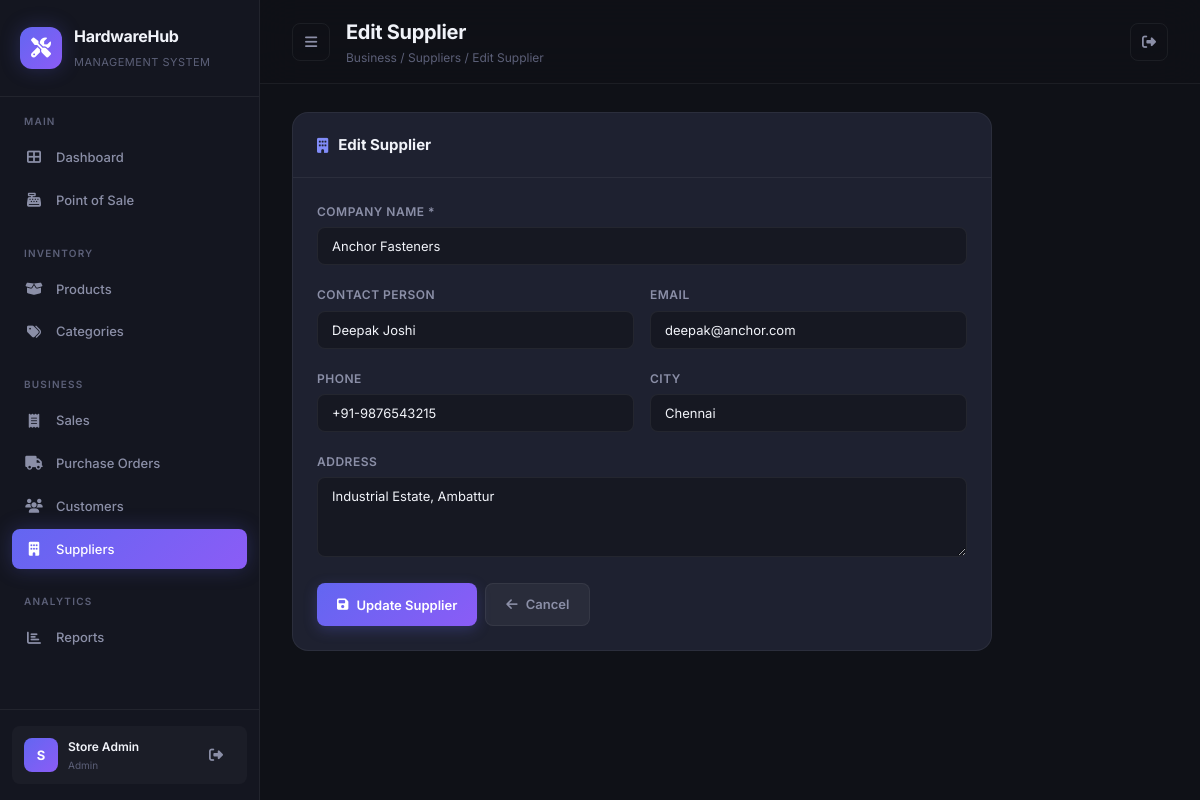
The app's page /suppliers/edit/6 (signed in) with its own data.
### models.py (models this page shows)
class Supplier(Base):
    __tablename__ = "suppliers"
    id = Column(Integer, primary_key=True, index=True)
    name = Column(String(150), nullable=False)
    contact_person = Column(String(100), default="")
    email = Column(String(120), default="")
    phone = Column(String(20), default="")
    address = Column(Text, default="")
    city = Column(String(100), default="")
    is_active = Column(Boolean, default=True)
    created_at = Column(DateTime, default=datetime.datetime.utcnow)
    products = relationship("Product", back_populates="supplier")
    purchase_orders = relationship("PurchaseOrder", back_populates="supplier")

### routes/supplier_routes.py (the view)
@router.get("/edit/{supplier_id}")
async def edit_supplier_page(request: Request, supplier_id: int, db: Session = Depends(get_db)):
    user = get_current_user(request)
    if not user:
        return RedirectResponse(url="/login", status_code=302)
    supplier = db.query(Supplier).filter(Supplier.id == supplier_id).first()
    if not supplier:
        return RedirectResponse(url="/suppliers", status_code=302)
    return templates.TemplateResponse("supplier_form.html", {
        "request": request,
        "user": user,
        "supplier": supplier,
        "title": "Edit Supplier",
    })

### templates/supplier_form.html (shortened to what this page needs)
{% extends "base.html" %}
{% set active_page = "suppliers" %}
{% block page_title %}{{ title }}{% endblock %}
{% block breadcrumb %}Business / Suppliers / {{ title }}{% endblock %}
{% block content %}
<div style="max-width: 700px;">
    <div class="card">
        <div class="card-header">
            <h3><i class="fas fa-building"></i> {{ title }}</h3>
        </div>
        <div class="card-body">
            <form method="POST" action="/suppliers/{% if supplier %}edit/{{ supplier.id }}{% else %}add{% endif %}" id="supplier-form">
                <div class="form-group">
                    <label class="form-label">Company Name *</label>
                    <input type="text" name="name" class="form-control" required
                           value="{{ supplier.name if supplier else '' }}" placeholder="e.g., Bosch India Ltd." id="supplier-name">
                </div>
                <div class="form-row">
                    <div class="form-group">
                        <label class="form-label">Contact Person</label>
                        <input type="text" name="contact_person" class="form-control"
                               value="{{ supplier.contact_person if supplier else '' }}" placeholder="Contact name" id="supplier-contact">
                    </div>
                    <div class="form-group">
                        <label class="form-label">Email</label>
                        <input type="email" name="email" class="form-control"
                               value="{{ supplier.email if supplier else '' }}" placeholder="email@example.com" id="supplier-email">
                    </div>
                </div>
                <div class="form-row">
                    <div class="form-group">
                        <label class="form-label">Phone</label>
                        <input type="text" name="phone" class="form-control"
                               value="{{ supplier.phone if supplier else '' }}" placeholder="+91-9876543210" id="supplier-phone">
                    </div>
                    <div class="form-group">
                        <label class="form-label">City</label>
                        <input type="text" name="city" class="form-control"
                               value="{{ supplier.city if supplier else '' }}" placeholder="City" id="supplier-city">
                    </div>
                </div>
                <div class="form-group">
                    <label class="form-label">Address</label>
                    <textarea name="address" class="form-control" placeholder="Full address" id="supplier-address">{{ supplier.address if supplier else '' }}</textarea>
                </div>
                <div class="d-flex gap-1 mt-2">
                    <button type="submit" class="btn btn-primary" id="supplier-submit">
                        <i class="fas fa-save"></i> {{ 'Update' if supplier else 'Add' }} Supplier
                    </button>
                    <a href="/suppliers" class="btn btn-secondary">
                        <i class="fas fa-arrow-left"></i> Cancel
                    </a>
                </div>
            </form>
        </div>
    </div>
</div>
{% endblock %}

### static/css/style.css (style rules this page uses)
:root { --bg-primary: #0f1117; --bg-secondary: #1a1d27; --bg-card: #1e2130; --bg-card-hover: #252839; --bg-input: #161822; --bg-sidebar: #141620; --border-color: rgba(255, 255, 255, 0.06); --border-light: rgba(255, 255, 255, 0.1); --text-primary: #f1f3f9; --text-secondary: #8b8fa7; --text-muted: #5c6078; --text-inverse: #0f1117; --accent-primary: #6366f1; --accent-primary-hover: #818cf8; --accent-gradient: linear-gradient(135deg, #6366f1 0%, #8b5cf6 100%); --accent-glow: rgba(99, 102, 241, 0.25); --success: #22c55e; --success-bg: rgba(34, 197, 94, 0.1); --warning: #f59e0b; --warning-bg: rgba(245, 158, 11, 0.1); --danger: #ef4444; --danger-bg: rgba(239, 68, 68, 0.1); --info: #3b82f6; --info-bg: rgba(59, 130, 246, 0.1); --cyan: #06b6d4; --purple: #a855f7; --pink: #ec4899; --orange: #f97316; --radius-sm: 8px; --radius-md: 12px; --radius-lg: 16px; --radius-xl: 20px; --shadow-sm: 0 2px 8px rgba(0, 0, 0, 0.2); --shadow-md: 0 4px 16px rgba(0, 0, 0, 0.3); --shadow-lg: 0 8px 32px rgba(0, 0, 0, 0.4); --shadow-glow: 0 0 20px var(--accent-glow); --sidebar-width: 260px; --transition: all 0.3s cubic-bezier(0.4, 0, 0.2, 1); }
*, *::before, *::after { margin: 0; padding: 0; box-sizing: border-box; }
html { font-size: 14px; scroll-behavior: smooth; }
body { font-family: 'Inter', -apple-system, BlinkMacSystemFont, sans-serif; background: var(--bg-primary); color: var(--text-primary); line-height: 1.6; overflow-x: hidden; min-height: 100vh; }
a { color: var(--accent-primary-hover); text-decoration: none; transition: var(--transition); }
.card { background: var(--bg-card); border: 1px solid var(--border-color); border-radius: var(--radius-lg); overflow: hidden; transition: var(--transition); }
.card-header { padding: 20px 24px; border-bottom: 1px solid var(--border-color); display: flex; align-items: center; justify-content: space-between; }
.card-header h3 { font-size: 15px; font-weight: 700; display: flex; align-items: center; gap: 10px; }
.card-header h3 i { color: var(--accent-primary-hover); }
.card-body { padding: 24px; }
.btn { display: inline-flex; align-items: center; gap: 8px; padding: 10px 20px; border-radius: var(--radius-sm); font-weight: 600; font-size: 13px; cursor: pointer; transition: var(--transition); border: none; text-decoration: none; white-space: nowrap; font-family: inherit; }
.btn-primary { background: var(--accent-gradient); color: white; box-shadow: 0 4px 14px var(--accent-glow); }
.btn-secondary { background: rgba(255, 255, 255, 0.05); color: var(--text-secondary); border: 1px solid var(--border-color); }
.form-group { margin-bottom: 20px; }
.form-label { display: block; font-size: 12px; font-weight: 600; color: var(--text-secondary); margin-bottom: 6px; text-transform: uppercase; letter-spacing: 0.5px; }
.form-control { width: 100%; padding: 10px 14px; background: var(--bg-input); border: 1px solid var(--border-color); border-radius: var(--radius-sm); color: var(--text-primary); font-size: 13px; font-family: inherit; transition: var(--transition); outline: none; }
.form-control::placeholder { color: var(--text-muted); }
textarea.form-control { resize: vertical; min-height: 80px; }
.form-row { display: grid; grid-template-columns: repeat(2, 1fr); gap: 16px; }
.mt-2 { margin-top: 16px; }
.d-flex { display: flex; }
.gap-1 { gap: 8px; }

### records on screen
Supplier: name "Anchor Fasteners", contact_person "Deepak Joshi", email "deepak@anchor.com", phone "+91-9876543215", city "Chennai", address "Industrial Estate, Ambattur"

### other values on screen
{{ user.name[0] if user else 'A' }} "S"
{{ user.name if user else 'Admin' }} "Store Admin"
{{ user.role if user else 'admin' }} "Admin"
{{ title }} "Edit Supplier"
{{ 'Update' if supplier else 'Add' }} "Update"
